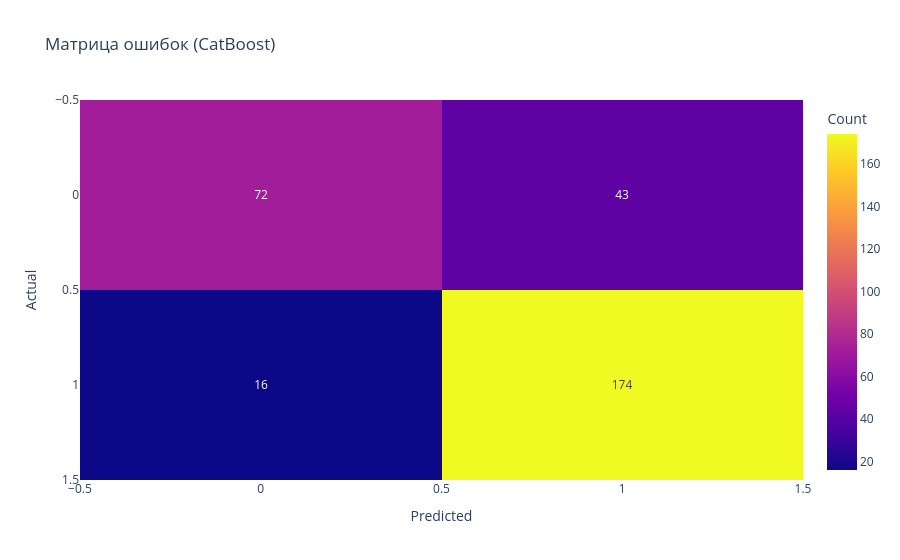

Source (notebook cell):
### Code cell
# Матрица ошибок
cm = confusion_matrix(y_valid, final_pred_label)
fig_cm = px.imshow(cm, text_auto=True, aspect='auto',
                   labels=dict(x='Predicted', y='Actual', color='Count'),
                   title='Матрица ошибок (CatBoost)')
fig_cm.show()

### Figure 1 — Plotly figure (JSON) as saved in the notebook; plotly's stock layout.template omitted (floating-point values rounded to 4 significant figures)
{"data": [{"coloraxis": "coloraxis", "hovertemplate": "Predicted: %{x}<br>Actual: %{y}<br>Count: %{z}<extra></extra>", "name": "0", "texttemplate": "%{z}", "type": "heatmap", "xaxis": "x", "yaxis": "y", "z": [[72, 43], [16, 174]]}], "layout": {"coloraxis": {"colorbar": {"title": {"text": "Count"}}, "colorscale": [[0, "#0d0887"], [0.1111, "#46039f"], [0.2222, "#7201a8"], [0.3333, "#9c179e"], [0.4444, "#bd3786"], [0.5556, "#d8576b"], [0.6667, "#ed7953"], [0.7778, "#fb9f3a"], [0.8889, "#fdca26"], [1, "#f0f921"]]}, "title": {"text": "Матрица ошибок (CatBoost)"}, "xaxis": {"anchor": "y", "domain": [0, 1], "title": {"text": "Predicted"}}, "yaxis": {"anchor": "x", "autorange": "reversed", "domain": [0, 1], "title": {"text": "Actual"}}}}
